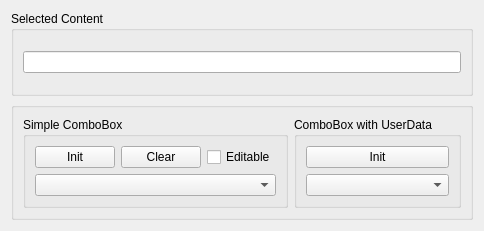
<?xml version="1.0" encoding="UTF-8"?>
<ui version="4.0">
 <class>Form</class>
 <widget class="QWidget" name="Form">
  <property name="geometry">
   <rect>
    <x>0</x>
    <y>0</y>
    <width>476</width>
    <height>231</height>
   </rect>
  </property>
  <property name="windowTitle">
   <string>Form</string>
  </property>
  <layout class="QVBoxLayout" name="verticalLayout_3">
   <item>
    <widget class="QGroupBox" name="groupBox">
     <property name="title">
      <string>Selected Content</string>
     </property>
     <layout class="QHBoxLayout" name="horizontalLayout">
      <item>
       <widget class="QLineEdit" name="lineEdit"/>
      </item>
     </layout>
    </widget>
   </item>
   <item>
    <widget class="QGroupBox" name="groupBox_4">
     <property name="title">
      <string/>
     </property>
     <layout class="QHBoxLayout" name="horizontalLayout_3">
      <item>
       <widget class="QGroupBox" name="groupBox_2">
        <property name="title">
         <string>Simple ComboBox</string>
        </property>
        <layout class="QVBoxLayout" name="verticalLayout">
         <item>
          <layout class="QHBoxLayout" name="horizontalLayout_2">
           <item>
            <widget class="QPushButton" name="pushBtn_initSimple">
             <property name="text">
              <string>Init</string>
             </property>
            </widget>
           </item>
           <item>
            <widget class="QPushButton" name="pushBtn_clear">
             <property name="text">
              <string>Clear</string>
             </property>
            </widget>
           </item>
           <item>
            <widget class="QCheckBox" name="checkBox_editable">
             <property name="text">
              <string>Editable</string>
             </property>
            </widget>
           </item>
          </layout>
         </item>
         <item>
          <widget class="QComboBox" name="comboBox"/>
         </item>
        </layout>
       </widget>
      </item>
      <item>
       <widget class="QGroupBox" name="groupBox_3">
        <property name="title">
         <string>ComboBox with UserData</string>
        </property>
        <layout class="QVBoxLayout" name="verticalLayout_2">
         <item>
          <widget class="QPushButton" name="pushBtn_initCplex">
           <property name="text">
            <string>Init</string>
           </property>
          </widget>
         </item>
         <item>
          <widget class="QComboBox" name="comboBox_withUserData"/>
         </item>
        </layout>
       </widget>
      </item>
     </layout>
    </widget>
   </item>
  </layout>
 </widget>
 <resources/>
 <connections/>
</ui>
